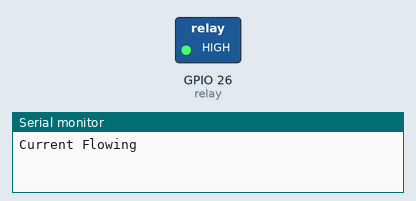
This sketch was run on a simulated ESP32. On the bench: switched loads named in the sketch (green lamp = pin HIGH), the last lines printed to the serial monitor.

Above: at 2.5 s.
At 7.5 s:
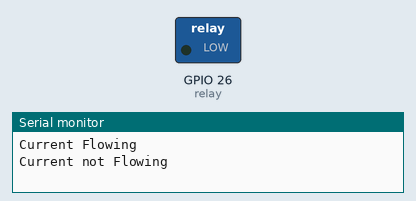
Timing chart, 0 to 13.0 s (numbered marks = the images above):
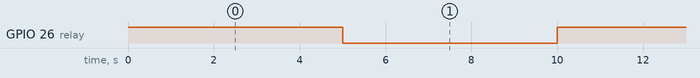

Measured:
- by itself, GPIO 26 (relay): alternates HIGH for 5.0 s and LOW for 5.0 s

The sketch:

relay.ino
```cpp
const int relay = 26;
void setup() {
  //Initialize Serial Monitor
  Serial.begin(115200);
    pinMode(relay,OUTPUT);
}


void loop() {
  digitalWrite(relay, HIGH);
  Serial.println("Current Flowing");
  delay(5000);
  digitalWrite(relay,LOW);
  Serial.println("Current not Flowing");
  delay(5000);
}
```
